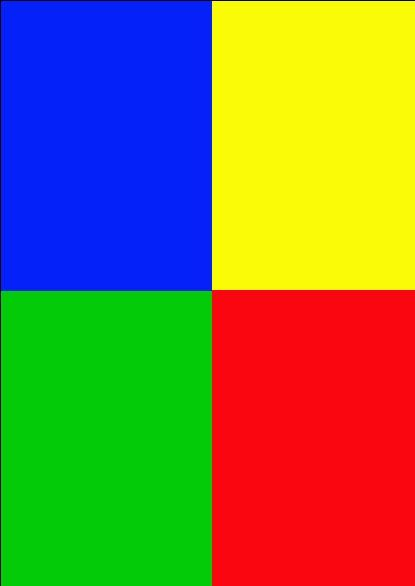
#> input picture images/RGBY.jpg, 415 x 586 px
$ jupyter execute '25 - Reading Images, Splitting Channels, Resizing using OpenCV in Python.ipynb'
#> lines starting #> are read from the running program, lines starting #| are printed output that depends on the picture
25 - Reading Images, Splitting Channels, Resizing using openCV in Python
1.  Reading Images
2.  Splitting, Merging Channels
3.  Resizing

[cell 1]
from google.colab import drive
import os
drive.mount('/content/gdrive')
path = r'/content/gdrive/My Drive/Colab Notebooks/screeni_practice'
os.chdir( path )

[cell 2]
import cv2
from google.colab.patches import cv2_imshow

[cell 3]
img = cv2.imread('images/RGBY.jpg')
#> img is the input picture: shape (586, 415, 3); mean B, G, R 70.6, 122.3, 124.1
print(img.shape)
#| (586, 415, 3)
img = cv2.imread('images/RGBY.jpg', 0)
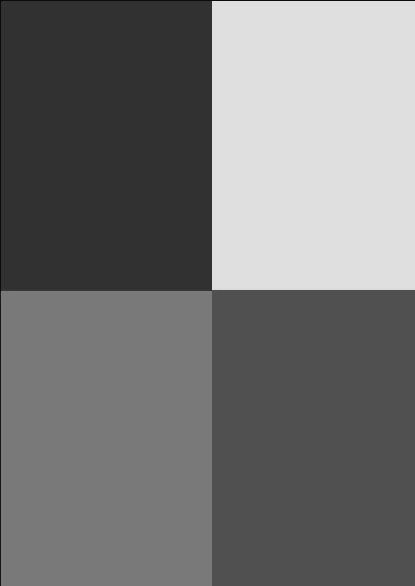
#> img: shape (586, 415); min 2, max 235, mean 116.9
print(img.shape)
#| (586, 415)
img = cv2.imread('images/RGBY.jpg', 1)
print(img.shape)
#| (586, 415, 3)
img = cv2.imread('images/RGBY.jpg', 2)
print(img.shape)
#| (586, 415)

[cell 4]
# openCV BGR
img = cv2.imread('images/RGBY.jpg')
print('Tope Left', img[0,0])
#| Tope Left [38  3  0]
print('Tope Right', img[0,400])
#| Tope Right [ 0 20 21]
print('Bottom Left', img[580,0])
#| Bottom Left [ 0 55  0]
print('Bottom Right', img[580,400])
#| Bottom Right [ 16   6 250]

[cell 5]
blue = img[:, :, 0]
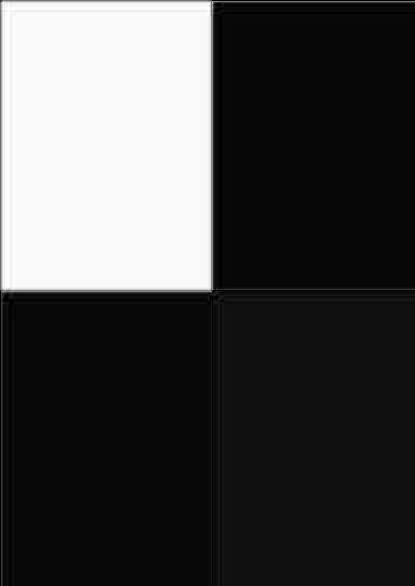
#> blue: shape (586, 415); min 0, max 255, mean 70.6
green =img[:, :, 1]
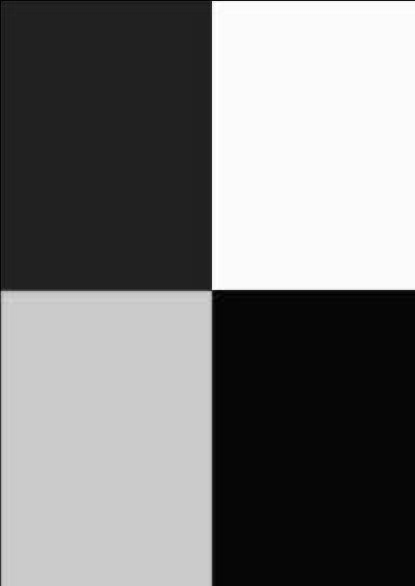
#> green: shape (586, 415); min 0, max 255, mean 122.3
red = img[:, :, 2]
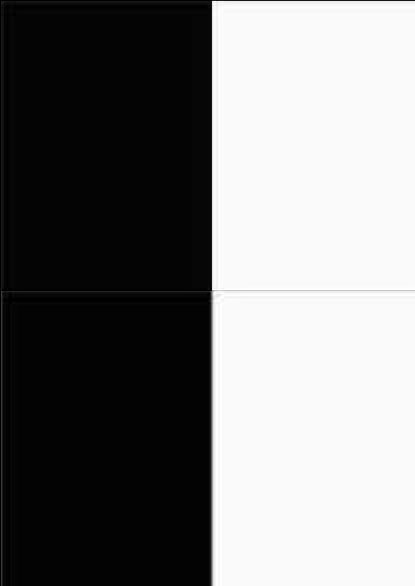
#> red: shape (586, 415); min 0, max 255, mean 124.1

cv2_imshow(blue)
cv2_imshow(green)
cv2_imshow(red)

# cv2.imshow
# cv2.waitKey(0)
# cv2.destroyAllWindows()

[cell 6]
b, g, r = cv2.split(img)

img_merged = cv2.merge((b, g, r))

cv2_imshow(b)
cv2_imshow(g)
cv2_imshow(r)

cv2_imshow(img_merged)

[cell 7]
img = cv2.imread('images/monkey.jpg')
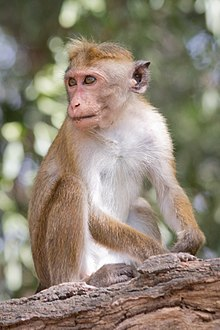
#> input picture images/monkey.jpg, 220 x 330 px
#> img is the input picture: shape (330, 220, 3); mean B, G, R 116.5, 132.2, 143.4
cv2_imshow(img)

resized = cv2.resize(img, None, fx=2, fy=2, interpolation=cv2.INTER_CUBIC)

cv2_imshow(resized)
